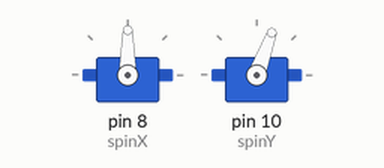
This sketch was run on a simulated Arduino Uno, built with avr-gcc and run on an emulated ATmega328P. Shown: 2 × servo.

Above: at 0.05 s.
At 1.5 s:
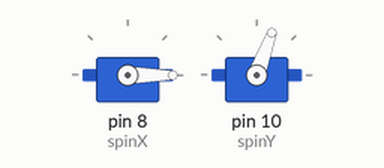
At 4.0 s:
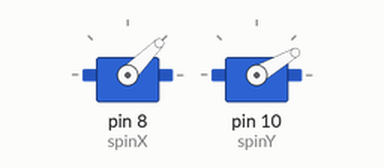
At 9.0 s:
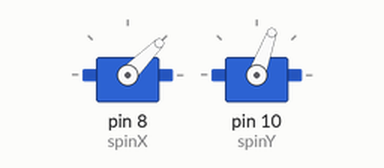
Timing chart, 0 to 11.7 s (numbered marks = the images above):
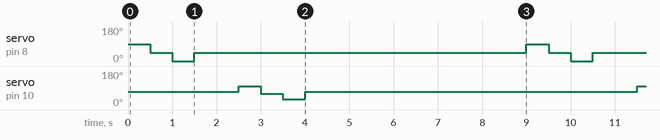

The sketch:

Gimbal_Check.ino
```cpp
#include <Servo.h>  //add '<' and '>' before and after servo.h

int spinX = 8;
int spinY = 10;

Servo servoX;
Servo servoY;
/*
Prototype Config:
Y_centre = 65
X_centre = 45
*/
int servoAngle = 0;   // servo position in degrees
int sx_centre = 45;
int sy_centre = 70;
void setup()
{
  Serial.begin(9600);
  servoX.attach(spinX);
  servoY.attach(spinY);

   //set to centre
   servoX.write(sx_centre);
   servoY.write(sy_centre);
}


void loop()
{
   //Check in X - Axis
   servoX.write(90);
   delay(500);
   servoX.write(45);
   delay(500);
    servoX.write(0);
   delay(500);

   //Centre to avoid obstruction
   servoX.write(sx_centre);
   servoY.write(sy_centre);
   delay(1000);

   //Check in Y - Axis
   servoY.write(100);
   delay(500);
   servoY.write(60);
   delay(500);
   servoY.write(30);
   delay(500);
   servoY.write(sy_centre);
   delay(5000); //5 seconds to start!
}
```

Measured:
- by itself, servo on pin 8 (spinX): repeats every 9.0 s: 0° 0.50 s, 45° 7.5 s, 90° 0.50 s, 45° 0.50 s
- by itself, servo on pin 10 (spinY): repeats every 9.0 s: 60° 0.50 s, 30° 0.50 s, 70° 7.5 s, 100° 0.50 s
